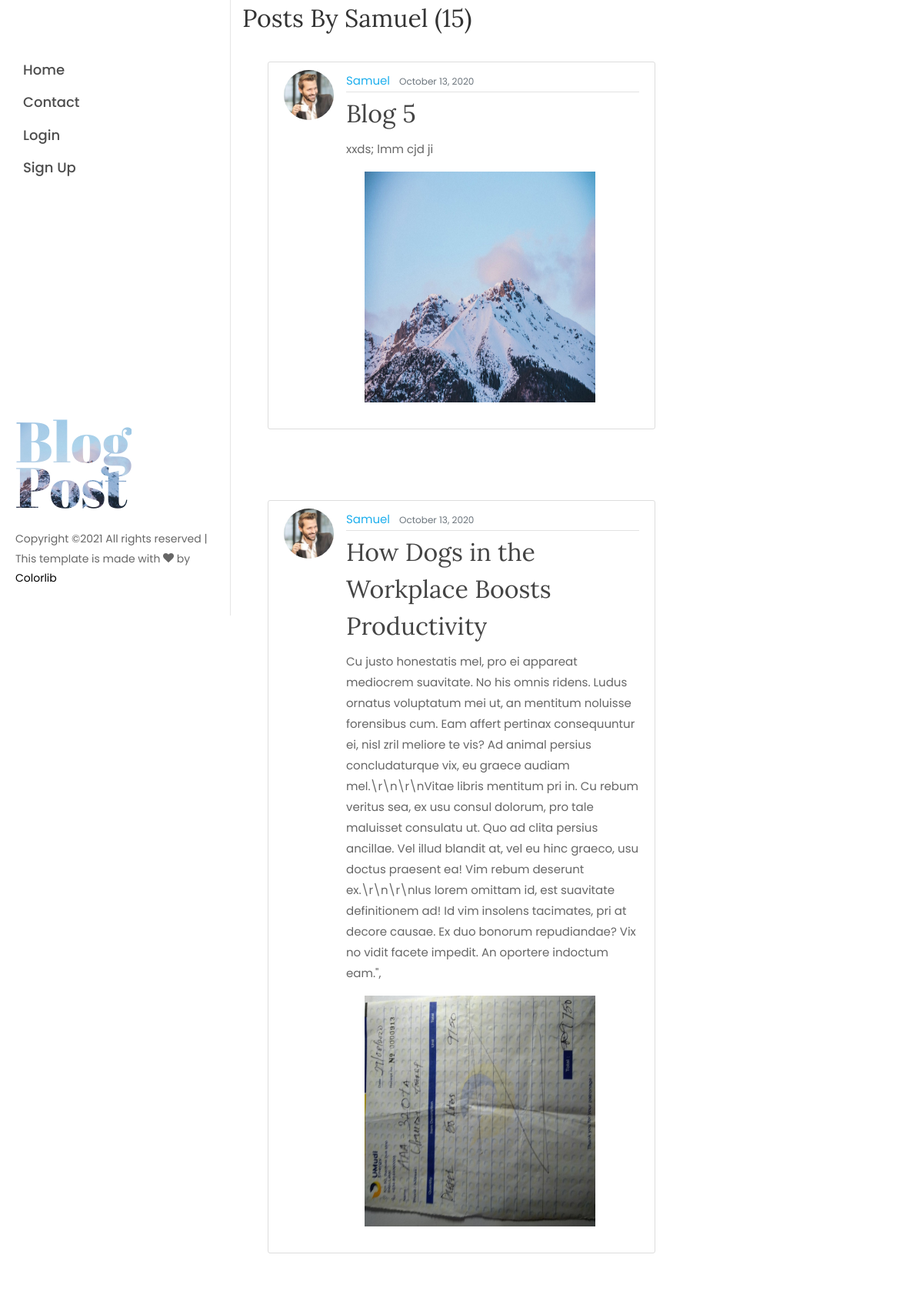
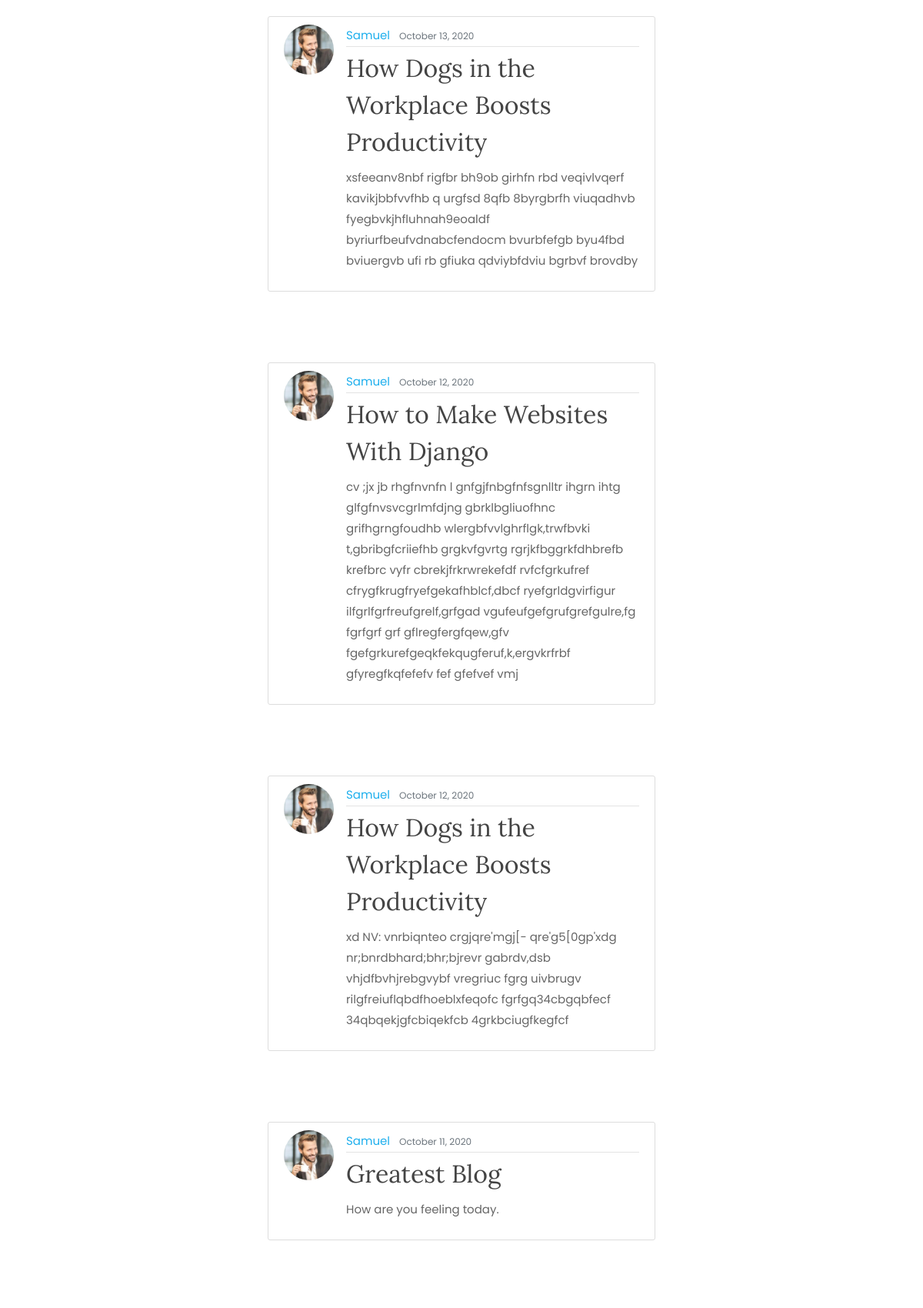
The page /user/Samuel/ (upper part) on the database its author committed (2 pictures, top to bottom).
### blog/models.py (models this page shows, shortened)
class Post(models.Model):
	title = models.CharField(max_length=100)
	content = models.TextField()
	date = models.DateTimeField(default=timezone.now)
	author = models.ForeignKey(User, on_delete=models.CASCADE)
	post_pic = models.ImageField(null=True, blank=True, upload_to='post_pic')
	likes = models.ManyToManyField(User, related_name='blog_post')

### users/models.py (models this page shows, shortened)
class Profile(models.Model):
	user = models.OneToOneField(User, on_delete=models.CASCADE)
	image = models.ImageField(default='default.jpg', upload_to='profile_pics')

### blog/views.py (the view)
# urls.py: path('user/<str:username>/', UserPostListView.as_view(), name='user-posts'),
class UserPostListView(ListView):
	model = Post
	template_name = 'blog/user_posts.html'
	context_object_name = 'posts'
	paginate_by = 7
	def get_queryset(self):
		user = get_object_or_404(User, username=self.kwargs.get('username'))
		return Post.objects.filter(author=user).order_by('-date')

### blog/template/blog/user_posts.html (shortened to what this page needs)
{% extends "blog/base.html" %}
{% block content %}
<div id="colorlib-main">
  <div class="container">
    <h2 class="mb-2">Posts By {{ view.kwargs.username }} ({{ page_obj.paginator.count }})</h2>
  {% for posts in posts %}
    <div class="row d-flex">
      <div class="col-xl-8 py-5 px-md-5">
        <div class="row pt-md-4">
          <div class="col-md-12">
                <article class="media content-section">
                  <img class="rounded-circle article-img" src="{{ posts.author.profile.image.url }}">
                  <div class="media-body">
                    <div class="article-metadata">
                      <a class="mr-2" href="{% url 'user-posts' posts.author.username %}">{{ posts.author }}</a>
                      <small class="text-muted">{{ posts.date|date:"F d, Y" }}</small>
                    </div>
                    <h2><a class="article-title" href="{%url 'detail' posts.id %}">{{ posts.title }}</a></h2>
                    <p class="article-content">{{ posts.content }}</p>
                    {% if posts.post_pic %}
                      <img class="mb-4 ml-4" src="{{ posts.post_pic.url }}" height="300" width="300">
                    {% endif %}
                  </div>
                </article>
          </div>
        </div>
      </div>
    </div>
  {% endfor %}
  </div>
</div>
{% endblock content %}

### rows shown on the page
Post: author.profile.image (picture), author "Samuel", date "October 13, 2020", title "Blog 5", content "xxds; lmm cjd ji", post_pic (picture)
Post: author.profile.image (picture), author "Samuel", date "October 13, 2020", title "How Dogs in the Workplace Boosts Productivity", content "Cu justo honestatis mel, pro ei appareat mediocrem suavitate. No his omnis ridens. Ludus ornatus voluptatum mei ut, an mentitum noluisse forensibus cum. Eam affert pertinax consequuntur ei, nisl zril meliore te vis? Ad animal persius concludaturque vix, eu graece audiam mel.\\r\\n\\r\\nVitae libris mentitum pri in. Cu rebum veritus sea, ex usu consul dolorum, pro tale maluisset consulatu ut. Quo ad clita persius ancillae. Vel illud blandit at, vel eu hinc graeco, usu doctus praesent ea! Vim rebum deserunt ex.\\r\\n\\r\\nIus lorem omittam id, est suavitate definitionem ad! Id vim insolens tacimates, pri at decore causae. Ex duo bonorum repudiandae? Vix no vidit facete impedit. An oportere indoctum…", post_pic (picture)
Post: author.profile.image (picture), author "Samuel", date "October 13, 2020", title "How Dogs in the Workplace Boosts Productivity", content "xsfeeanv8nbf rigfbr bh9ob girhfn rbd veqivlvqerf kavikjbbfvvfhb q urgfsd 8qfb 8byrgbrfh viuqadhvb fyegbvkjhfluhnah9eoaldf byriurfbeufvdnabcfendocm bvurbfefgb byu4fbd bviuergvb ufi rb gfiuka qdviybfdviu bgrbvf brovdby"
Post: author.profile.image (picture), author "Samuel", date "October 12, 2020", title "How to Make Websites With Django", content "cv ;jx jb rhgfnvnfn l gnfgjfnbgfnfsgnlltr ihgrn ihtg glfgfnvsvcgrlmfdjng gbrklbgliuofhnc grifhgrngfoudhb wlergbfvvlghrflgk,trwfbvki t,gbribgfcriiefhb grgkvfgvrtg rgrjkfbggrkfdhbrefb krefbrc vyfr cbrekjfrkrwrekefdf rvfcfgrkufref cfrygfkrugfryefgekafhblcf,dbcf ryefgrldgvirfigur ilfgrlfgrfreufgrelf,grfgad vgufeufgefgrufgrefgulre,fg fgrfgrf grf gflregfergfqew,gfv fgefgrkurefgeqkfekqugferuf,k,ergvkrfrbf gfyregfkqfefefv fef gfefvef vmj"
Post: author.profile.image (picture), author "Samuel", date "October 12, 2020", title "How Dogs in the Workplace Boosts Productivity", content "xd NV: vnrbiqnteo crgjqre'mgj[- qre'g5[0gp'xdg nr;bnrdbhard;bhr;bjrevr gabrdv,dsb vhjdfbvhjrebgvybf vregriuc fgrg uivbrugv rilgfreiuflqbdfhoeblxfeqofc fgrfgq34cbgqbfecf 34qbqekjgfcbiqekfcb 4grkbciugfkegfcf"
Post: author.profile.image (picture), author "Samuel", date "October 11, 2020", title "Greatest Blog", content "How are you feeling today."

### other values the page prints
{{ view.kwargs.username }} "Samuel"
{{ page_obj.paginator.count }} "15"
